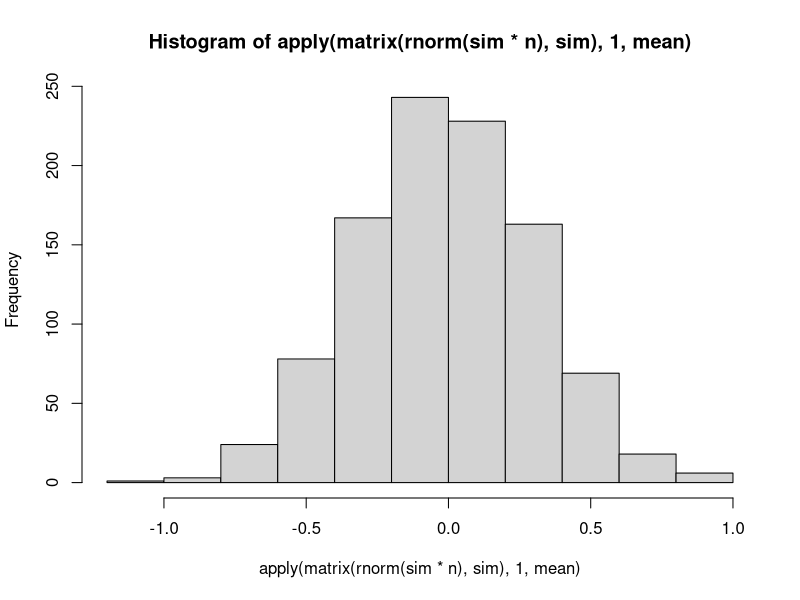
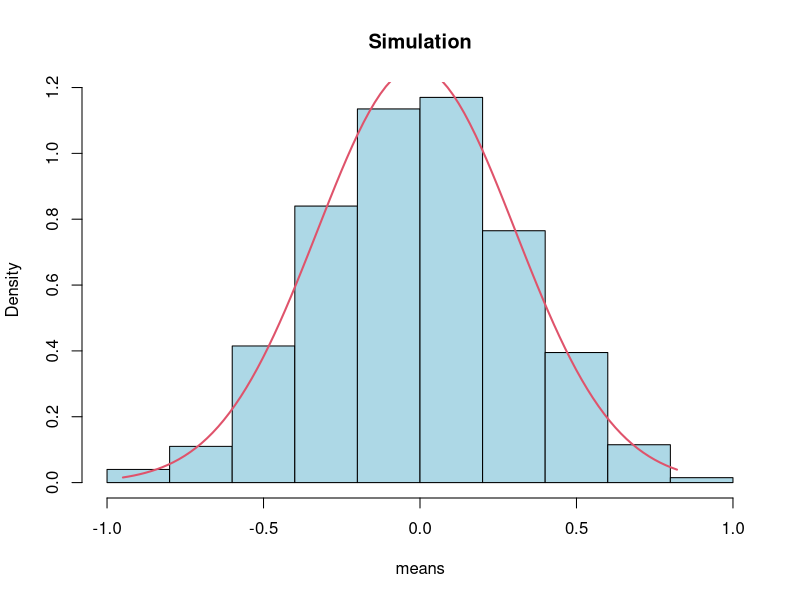
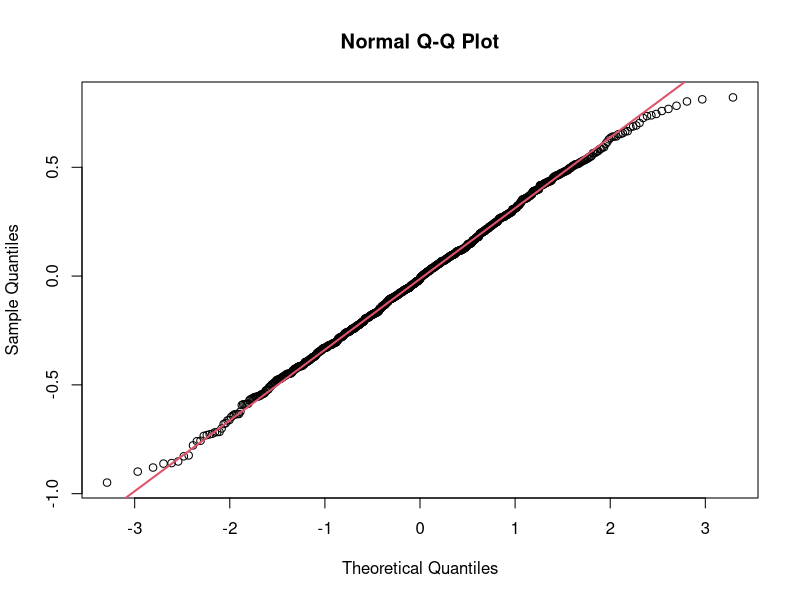

Generate these figures, in order, with R:
#P distribution function : less than or equal to 0.75
##example: tiangle base = 1, h=2
pbeta(0.75,2,1)
#Survival Function: 1- distribution function
#probability of being greater than 0.75
1 - pbeta(0.75,2,1)

#Cumultaive distribution function of the density function
#What is the probability that 40% of fewer of the calls get answered in a given day; and 50%?; and 60%?
pbeta(c(0.4,0.5,0.6),2,1)


#Quantiles
#median = quantile 50%
qbeta(0.5,2,1)
#On about 50% of the days, 70% of the calls or fewer get answered, and about
#50% of the days, 70% of the calls or more get answered. 

### Simulating averages and estimating standard error of the mean (standard deviations)

## -- Example 1: normal distribution ----------------------------------------------------
# Standard normals have variance 1; means of n;
# normals(1) have standard deviation 1^2/sqrt(n) = 1/sqrt(n) 
n <- 5
sim <- 3

# We simulate 3 means of 5 standard normals
set.seed(2340)
matrix(rnorm(sim*n), sim)
apply(matrix(rnorm(sim*n), sim),1, mean)   # 1=filas
sd(apply(matrix(rnorm(sim*n), sim),1, mean))

#check (sd): 
1/sqrt(n)
## Different result than the theoretical sd. It is because I have used few data in my simulation. 
## Let's repeat the simulatoin using more data: We simulate 1000 means of 10 standard normals.
sim <- 1000
n <- 10

matrix(rnorm(sim*n), sim)
apply(matrix(rnorm(sim*n), sim),1, mean)
hist(apply(matrix(rnorm(sim*n), sim),1, mean))
sd(apply(matrix(rnorm(sim*n), sim),1, mean))

#Check with the theoretical sd
sd = 1 /sqrt(n)
sd

# We can compare the distribution of our simulation data (large collection of averages of 10 normals)
# with the normal distribution. 

# Simulated data
sim.data <- apply(matrix(rnorm(sim*n), sim),1, mean)
hist(sim.data, breaks=n, probability = TRUE, col="lightblue", 
     xlab="means", main="Simulation")

# Normal distribution
x = seq(min(sim.data), max(sim.data), length=100)
lines(x, dnorm(x, mean = mean(sim.data), sd=1/sqrt(n)), col=2, lwd=2)

## Also, we could compare the quantiles of the simulated data with the normal distribution. 
#We can see how the distribution is approximately normal
qqnorm(sim.data)
qqline(sim.data, col=2, lwd=2)


## -- Example 2: uniform distribution ----------------------------------------------------


